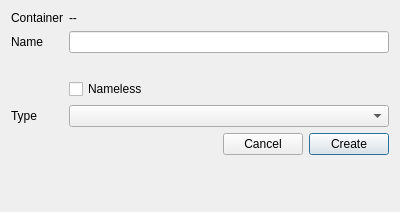
<?xml version="1.0" encoding="UTF-8"?>
<ui version="4.0">
 <class>Dialog</class>
 <widget class="QDialog" name="Dialog">
  <property name="geometry">
   <rect>
    <x>0</x>
    <y>0</y>
    <width>400</width>
    <height>212</height>
   </rect>
  </property>
  <property name="windowTitle">
   <string>Create Asset</string>
  </property>
  <layout class="QFormLayout" name="formLayout">
   <property name="fieldGrowthPolicy">
    <enum>QFormLayout::AllNonFixedFieldsGrow</enum>
   </property>
   <item row="0" column="0">
    <widget class="QLabel" name="label_8">
     <property name="text">
      <string>Container</string>
     </property>
    </widget>
   </item>
   <item row="0" column="1">
    <widget class="QLabel" name="LBL_container">
     <property name="text">
      <string>--</string>
     </property>
    </widget>
   </item>
   <item row="2" column="0">
    <widget class="QLabel" name="label">
     <property name="text">
      <string>Name</string>
     </property>
    </widget>
   </item>
   <item row="5" column="0">
    <widget class="QLabel" name="label_2">
     <property name="text">
      <string>Type</string>
     </property>
    </widget>
   </item>
   <item row="7" column="1">
    <layout class="QHBoxLayout" name="horizontalLayout">
     <item>
      <spacer name="horizontalSpacer">
       <property name="orientation">
        <enum>Qt::Horizontal</enum>
       </property>
       <property name="sizeHint" stdset="0">
        <size>
         <width>40</width>
         <height>20</height>
        </size>
       </property>
      </spacer>
     </item>
     <item>
      <widget class="QPushButton" name="BTN_cancel">
       <property name="text">
        <string>Cancel</string>
       </property>
       <property name="autoDefault">
        <bool>false</bool>
       </property>
      </widget>
     </item>
     <item>
      <widget class="QPushButton" name="BTN_create">
       <property name="text">
        <string>Create</string>
       </property>
       <property name="autoDefault">
        <bool>false</bool>
       </property>
       <property name="default">
        <bool>true</bool>
       </property>
      </widget>
     </item>
    </layout>
   </item>
   <item row="5" column="1">
    <widget class="QComboBox" name="CMB_type"/>
   </item>
   <item row="2" column="1">
    <layout class="QHBoxLayout" name="horizontalLayout_2">
     <item>
      <widget class="QLineEdit" name="LNE_name"/>
     </item>
    </layout>
   </item>
   <item row="4" column="1">
    <widget class="QCheckBox" name="CHK_nameless">
     <property name="toolTip">
      <string>Only applicable for shot-level elements. If checked, the element will be given an &quot;internal&quot; name corresponding to its sequence and shot number it is a part of.</string>
     </property>
     <property name="text">
      <string>Nameless</string>
     </property>
    </widget>
   </item>
   <item row="3" column="1">
    <widget class="QLabel" name="LBL_issues">
     <property name="text">
      <string/>
     </property>
    </widget>
   </item>
  </layout>
 </widget>
 <resources/>
 <connections/>
</ui>
